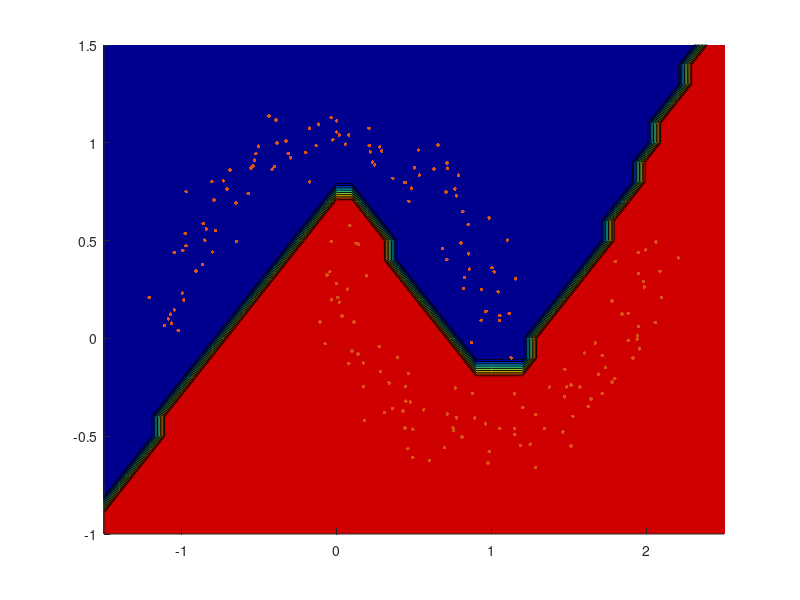

Here is the MATLAB script that generated this plot:
data = csvread("./moons.csv")(2:end, :);

scatter(data(:, 1), data(:, 2), [], data(:, 3), "filled");

fit = csvread("./moons_fit.csv");
step = fit(2, 2) - fit(1, 2);
fx = min(fit(:, 1)):step:max(fit(:, 1));
fy = min(fit(:, 2)):step:max(fit(:, 2));
[xx, yy] = meshgrid(fx, fy);
zz = reshape(cast(fit(:, 3) > 0, "double"), 60, 60);

hold on
c = contourf(xx, yy, zz);
colormap(jet);
scatter(data(:, 1), data(:, 2), 7, "filled");
xlim([-1.5, 2.5]);
ylim([-1, 1.5]);

print("./moons.png");
